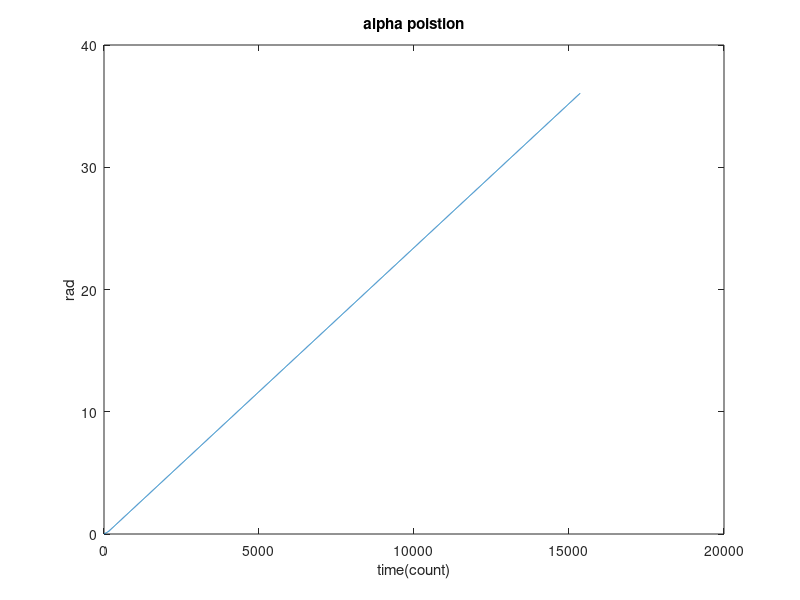
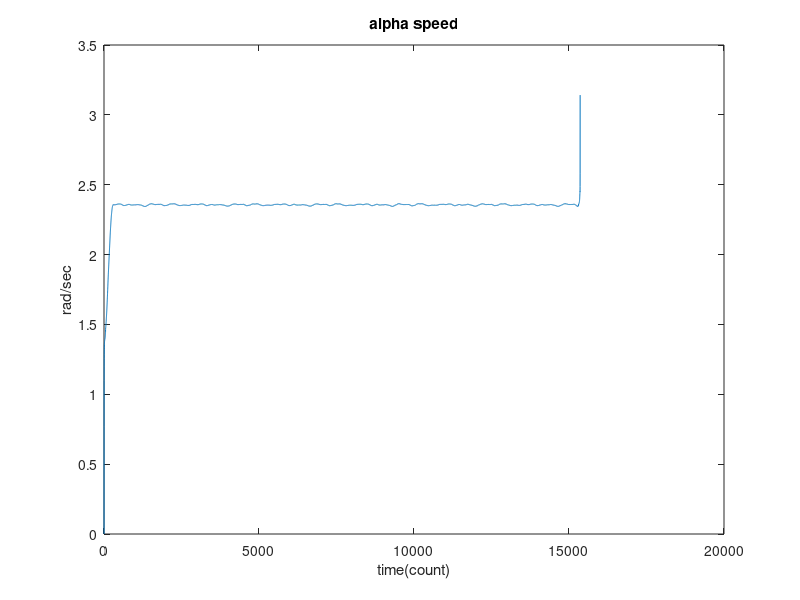

These figures' MATLAB source, in order:
close all;clc;
load('speed.mat');
figure;
plot(alpha1),title('alpha poistion'),xlabel('time(count)'),ylabel('rad');
figure;
plot(alpha_prime1_smooth2),title('alpha speed'),xlabel('time(count)'),ylabel('rad/sec');    